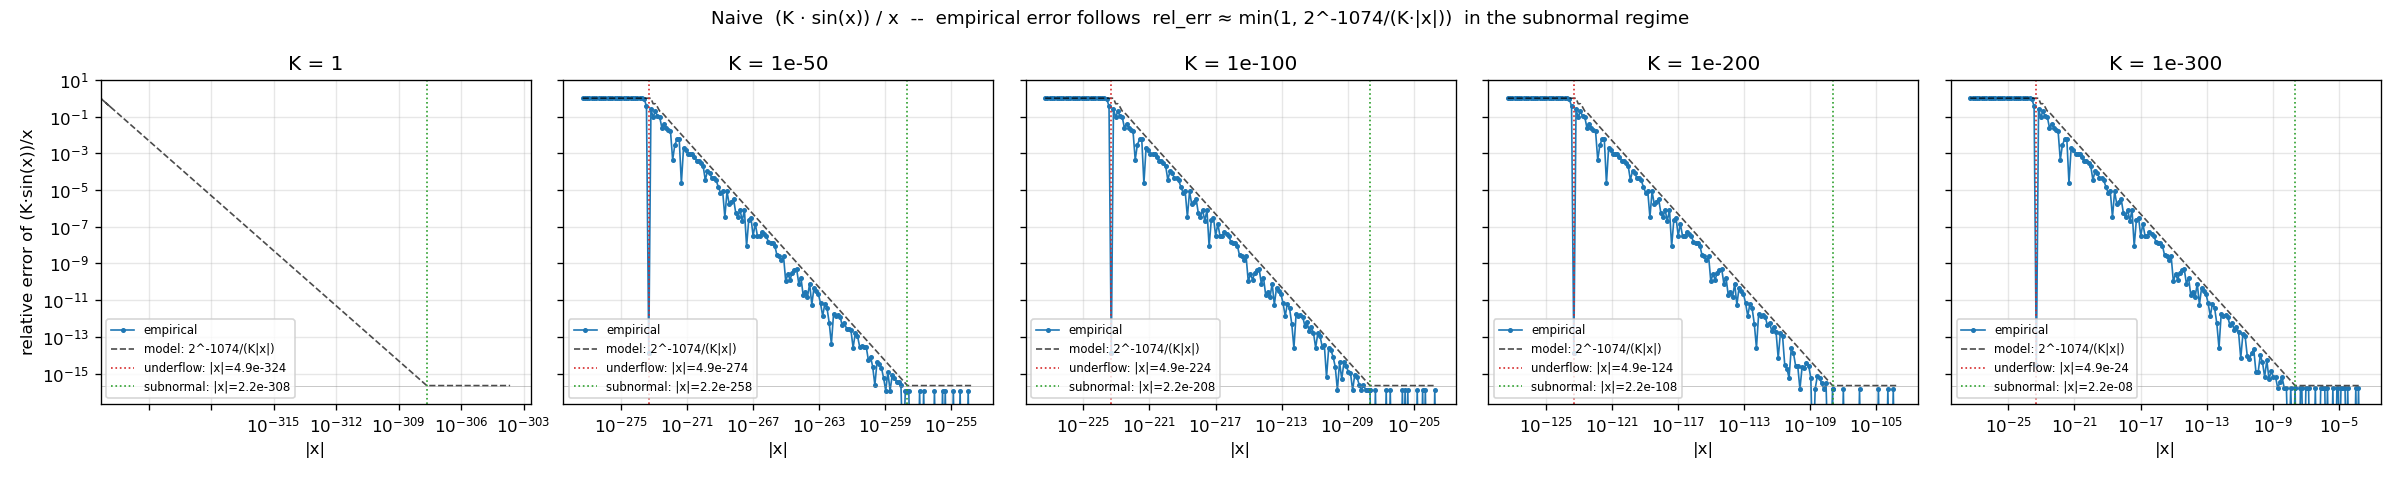

This chart was generated by the following Python code:
"""Asymptotic error measurement for naive f(x)/x with f(x) ~ K·x near 0.

For each K, sweep |x| logarithmically and compute the relative error of
naive (K·sin(x))/x against an mpmath reference. Also plot/print the predicted
boundaries:

  underflow-zero boundary:    |x| ~ smallest_subnormal / |K|
  subnormal-precision boundary: |x| ~ smallest_normal / |K|

Empirical question: does the error follow the predicted
  rel_err ~ min(1, smallest_subnormal / (|K| · |x|))   for K·x in subnormal range
"""

import math

import matplotlib.pyplot as plt
import mpmath as mp
import numpy as np


mp.mp.dps = 50

# dtype constants (e_min - p gives smallest subnormal exponent)
DTYPE_INFO = {
    np.float16: dict(e_min=-14, p=10),
    np.float32: dict(e_min=-126, p=23),
    np.float64: dict(e_min=-1022, p=52),
}


def dtype_constants(dtype):
    info = DTYPE_INFO[dtype]
    return dict(
        smallest_normal=math.ldexp(1.0, info["e_min"]),
        smallest_subnormal=math.ldexp(1.0, info["e_min"] - info["p"]),
        eps_machine=math.ldexp(1.0, -info["p"]),
    )


SMALLEST_NORMAL = float(np.finfo(np.float64).smallest_normal)
SMALLEST_SUBNORMAL = math.ldexp(1.0, -1074)
EPS_MACHINE = float(np.finfo(np.float64).eps)


def naive(K, x, dtype=np.float64):
    K_ = np.asarray(K, dtype=dtype)
    x_ = np.asarray(x, dtype=dtype)
    return (K_ * np.sin(x_)) / x_


def reference(K, x):
    return float(mp.mpf(K) * mp.sin(mp.mpf(x)) / mp.mpf(x))


def sweep_K(K, log_x_range=(-323, 0), n=400):
    log_xs = np.linspace(log_x_range[0], log_x_range[1], n)
    xs = 10.0**log_xs
    refs = np.array([reference(K, x) for x in xs])
    with np.errstate(all="ignore"):
        vals = np.array([naive(K, x) for x in xs])
    # true relative error
    safe = np.where(np.abs(refs) > 0, np.abs(refs), 1.0)
    rel = np.abs(vals - refs) / safe
    rel[~np.isfinite(rel)] = 1.0
    return xs, rel


def predicted_rel_err(K, x):
    """Theoretical model:
      regime A (|K·x| >= smallest_normal):   ~eps_machine
      regime B (subnormal):                  smallest_subnormal / (|K| · |x|)
      regime C (|K·x| < smallest_subnormal): 1
    Values of K and x not exactly equal to K·x; this approximation uses the
    leading-order behavior f(x) ~ K·x.
    """
    Kx = abs(K * x)
    if Kx >= SMALLEST_NORMAL:
        return EPS_MACHINE
    if Kx >= SMALLEST_SUBNORMAL:
        return min(1.0, SMALLEST_SUBNORMAL / Kx)
    return 1.0


def sweep_K_around_boundary(K, n=200):
    """Sample more densely in the [smallest_subnormal/K, smallest_normal/K]
    transition zone so we can see the subnormal-degradation regime.

    Clamps below smallest_subnormal (otherwise float underflows to zero
    and the reference computation divides by zero).
    """
    ub_log = math.log10(SMALLEST_SUBNORMAL / K)
    sb_log = math.log10(SMALLEST_NORMAL / K)
    floor_log = math.log10(SMALLEST_SUBNORMAL) + 0.5
    below_lo = max(floor_log, ub_log - 4)
    log_xs = np.concatenate(
        [
            np.linspace(below_lo, ub_log, 30),
            np.linspace(ub_log, sb_log, max(2, n - 80)),
            np.linspace(sb_log, sb_log + 4, 50),
        ]
    )
    xs = 10.0**log_xs
    refs = np.array([reference(K, x) for x in xs])
    with np.errstate(all="ignore"):
        vals = np.array([naive(K, x) for x in xs])
    safe = np.where(np.abs(refs) > 0, np.abs(refs), 1.0)
    rel = np.abs(vals - refs) / safe
    rel[~np.isfinite(rel)] = 1.0
    return xs, rel


def sweep_around_boundary_dtype(K, dtype, n=200):
    consts = dtype_constants(dtype)
    sn = consts["smallest_normal"]
    ss = consts["smallest_subnormal"]
    eps = consts["eps_machine"]

    K_dtype = float(np.asarray(K, dtype=dtype))
    if K_dtype == 0:
        return None  # K underflowed in this dtype
    ub_log = math.log10(ss / abs(K_dtype))
    sb_log = math.log10(sn / abs(K_dtype))
    floor_log = math.log10(ss) + 0.5
    below_lo = max(floor_log, ub_log - 4)
    log_xs = np.concatenate(
        [
            np.linspace(below_lo, ub_log, 30),
            np.linspace(ub_log, sb_log, max(2, n - 80)),
            np.linspace(sb_log, sb_log + 4, 50),
        ]
    )
    xs = 10.0**log_xs
    refs = np.array([reference(K, x) for x in xs])
    with np.errstate(all="ignore"):
        vals = np.array([float(naive(K, x, dtype)) for x in xs])
    safe = np.where(np.abs(refs) > 0, np.abs(refs), 1.0)
    rel = np.abs(vals - refs) / safe
    rel[~np.isfinite(rel)] = 1.0
    return xs, rel, ub_log, sb_log, eps, sn, ss


def main_multi_dtype():
    """Verify the asymptotic formula for float32 and float16 too."""
    cases = [
        (np.float64, [1.0, 1e-100, 1e-300]),
        (np.float32, [1.0, 1e-20, 1e-40]),
        (np.float16, [1.0, 1e-3, 1e-5]),
    ]
    fig, axes = plt.subplots(
        len(cases), 3, figsize=(12, 4 * len(cases)), sharex=False, sharey=True
    )
    for row, (dtype, Ks) in enumerate(cases):
        for col, K in enumerate(Ks):
            ax = axes[row, col]
            sweep = sweep_around_boundary_dtype(K, dtype)
            if sweep is None:
                ax.text(
                    0.5,
                    0.5,
                    f"K={K:g} underflows in {dtype.__name__}",
                    ha="center",
                    va="center",
                    transform=ax.transAxes,
                )
                continue
            xs, rel, ub_log, sb_log, eps_m, _sn, ss = sweep
            ax.loglog(
                xs, np.maximum(rel, 1e-20), "C0o-", lw=1.0, ms=2, label="empirical"
            )
            pred = np.array([min(1.0, max(eps_m, ss / abs(K * x))) for x in xs])
            ax.loglog(xs, pred, "k--", lw=1.0, alpha=0.7, label="model")
            ax.axvline(10**ub_log, color="C3", linestyle=":", lw=1.0)
            ax.axvline(10**sb_log, color="C2", linestyle=":", lw=1.0)
            ax.axhline(eps_m, color="gray", linestyle="-", lw=0.5, alpha=0.5)
            ax.set_xlabel("|x|")
            if col == 0:
                ax.set_ylabel(f"rel_err  ({dtype.__name__})")
            ax.set_title(f"{dtype.__name__}  K={K:g}")
            ax.set_ylim(eps_m / 10, 10)
            ax.legend(fontsize=7, loc="lower left")
            ax.grid(True, which="both", alpha=0.3)

    fig.suptitle(
        "Naive (K·sin(x))/x error  --  asymptotic formula validates "
        "across float64 / float32 / float16",
        fontsize=11,
    )
    fig.tight_layout()
    out = "underflow_asymptotics_dtypes.png"
    fig.savefig(out, dpi=120)
    print(f"  wrote {out}")


def main():
    main_multi_dtype()
    Ks = [1.0, 1e-50, 1e-100, 1e-200, 1e-300]

    fig, axes = plt.subplots(1, len(Ks), figsize=(4 * len(Ks), 4), sharey=True)
    for ax, K in zip(axes, Ks):
        xs, rel = sweep_K_around_boundary(K)
        ax.loglog(xs, np.maximum(rel, 1e-20), "C0o-", lw=1.0, ms=2, label="empirical")
        # model:  rel ~ smallest_subnormal/(|K·x|)  in the subnormal regime
        pred = np.array(
            [min(1.0, max(EPS_MACHINE, SMALLEST_SUBNORMAL / abs(K * x))) for x in xs]
        )
        ax.loglog(xs, pred, "k--", lw=1.0, alpha=0.7, label="model: 2^-1074/(K|x|)")
        # boundaries
        ub = SMALLEST_SUBNORMAL / K
        sb = SMALLEST_NORMAL / K
        ax.axvline(
            ub, color="C3", linestyle=":", lw=1.0, label=f"underflow: |x|={ub:.1e}"
        )
        ax.axvline(
            sb, color="C2", linestyle=":", lw=1.0, label=f"subnormal: |x|={sb:.1e}"
        )
        ax.axhline(EPS_MACHINE, color="gray", linestyle="-", lw=0.5, alpha=0.5)
        ax.set_xlabel("|x|")
        ax.set_title(f"K = {K:g}")
        ax.set_ylim(EPS_MACHINE / 10, 10)
        ax.legend(fontsize=7, loc="lower left")
        ax.grid(True, which="both", alpha=0.3)

    axes[0].set_ylabel("relative error of (K·sin(x))/x")
    fig.suptitle(
        "Naive  (K · sin(x)) / x  --  empirical error follows  "
        "rel_err ≈ min(1, 2^-1074/(K·|x|))  in the subnormal regime",
        fontsize=11,
    )
    fig.tight_layout()
    out = "underflow_asymptotics.png"
    fig.savefig(out, dpi=120)
    print(f"  wrote {out}")

    # Also produce a tabular summary
    print(f"\n  smallest_normal    = {SMALLEST_NORMAL:.3e}")
    print(f"  smallest_subnormal = {SMALLEST_SUBNORMAL:.3e}")
    print(f"  eps_machine        = {EPS_MACHINE:.3e}\n")
    print(
        f"  {'K':>10}  {'|x| underflow boundary':>22}  "
        f"{'|x| subnormal boundary':>22}  {'safe |x| floor':>15}"
    )
    print("  " + "-" * 80)
    for K in Ks:
        ub = SMALLEST_SUBNORMAL / K
        sb = SMALLEST_NORMAL / K
        # round-trip the predicted boundaries: (smallest_subnormal/K) is the |x|
        # below which naive is wrong; we'd want polynomial branch to cover at
        # least up to ub.
        print(f"  {K:>10.0e}  {ub:>22.3e}  {sb:>22.3e}  {ub:>15.3e}")


if __name__ == "__main__":
    main()
